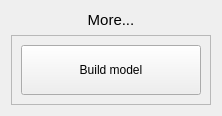
                     <widget class="QWidget" name="page_21">
                      <layout class="QVBoxLayout" name="verticalLayout_15">
                       <item>
                        <widget class="QLabel" name="label_9">
                         <property name="font">
                          <font>
                           <family>MS Shell Dlg 2</family>
                           <pointsize>11</pointsize>
                           <weight>50</weight>
                           <italic>false</italic>
                           <bold>false</bold>
                          </font>
                         </property>
                         <property name="text">
                          <string>More...</string>
                         </property>
                         <property name="alignment">
                          <set>Qt::AlignCenter</set>
                         </property>
                        </widget>
                       </item>
                       <item>
                        <widget class="QFrame" name="frame_43">
                         <property name="frameShape">
                          <enum>QFrame::StyledPanel</enum>
                         </property>
                         <property name="frameShadow">
                          <enum>QFrame::Raised</enum>
                         </property>
                         <layout class="QHBoxLayout" name="horizontalLayout_32">
                          <item>
                           <widget class="QPushButton" name="model">
                            <property name="minimumSize">
                             <size>
                              <width>180</width>
                              <height>50</height>
                             </size>
                            </property>
                            <property name="maximumSize">
                             <size>
                              <width>180</width>
                              <height>16777215</height>
                             </size>
                            </property>
                            <property name="text">
                             <string>Build model</string>
                            </property>
                           </widget>
                          </item>
                         </layout>
                        </widget>
                       </item>
                      </layout>
                     </widget>
